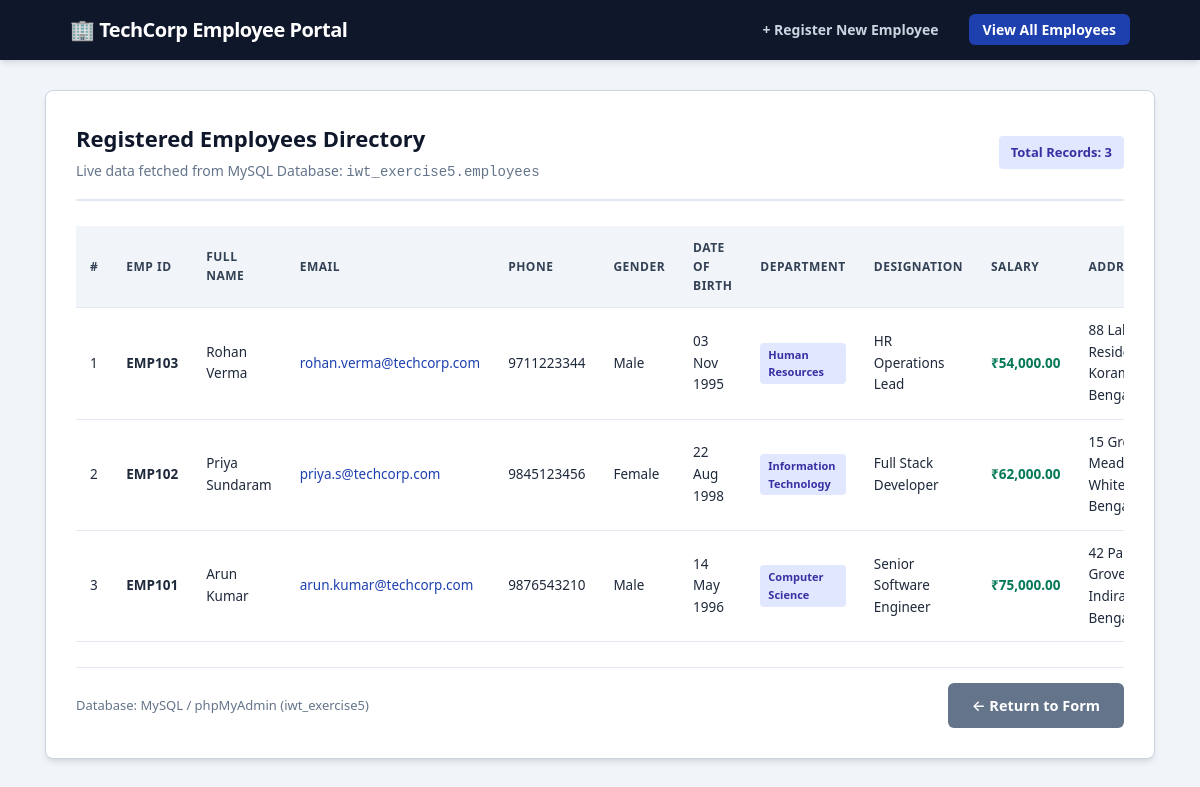
Screenshot of /view_employees.php with the database file from the repository.
### tables this page shows
CREATE TABLE `employees` (
    `id` INT AUTO_INCREMENT PRIMARY KEY,
    `emp_id` VARCHAR(20) NOT NULL UNIQUE,
    `full_name` VARCHAR(100) NOT NULL,
    `email` VARCHAR(100) NOT NULL UNIQUE,
    `phone` VARCHAR(15) NOT NULL,
    `gender` ENUM('Male', 'Female', 'Other') NOT NULL,
    `dob` DATE NOT NULL,
    `department` VARCHAR(50) NOT NULL,
    `designation` VARCHAR(60) NOT NULL,
    `salary` DECIMAL(10, 2) NOT NULL,
    `address` TEXT NOT NULL,
    `created_at` TIMESTAMP DEFAULT CURRENT_TIMESTAMP
);

### view_employees.php (the view, shortened to what this page needs)
<?php
require_once 'db.php';
$query = "SELECT * FROM employees ORDER BY id DESC";
$result = $conn->query($query);
$total_employees = $result ? $result->num_rows : 0;
?>
<!DOCTYPE html>
<html lang="en">
<head>
    <link rel="stylesheet" href="style.css">
</head>
<body>
    <header class="navbar">
        <div class="nav-container">
            <a href="index.php" class="brand">🏢 TechCorp Employee Portal</a>
            <ul class="nav-links">
                <li><a href="index.php">+ Register New Employee</a></li>
                <li><a href="view_employees.php" class="active">View All Employees</a></li>
            </ul>
        </div>
    </header>
    <div class="container container-wide">
        <div class="card">
            <div class="card-header" style="display: flex; justify-content: space-between; align-items: center; flex-wrap: wrap; gap: 10px;">
                <div>
                    <h2>Registered Employees Directory</h2>
                    <p>Live data fetched from MySQL Database: <code>iwt_exercise5.employees</code></p>
                </div>
                <div>
                    <span class="badge-tag" style="font-size: 13px; padding: 6px 12px;">Total Records: <?php echo $total_employees; ?></span>
                </div>
            </div>
            <?php if ($total_employees > 0): ?>
                <div class="table-responsive">
                    <table class="data-table">
                        <thead>
                            <tr>
                                <th>#</th>
                                <th>Emp ID</th>
                                <th>Full Name</th>
                                <th>Email</th>
                                <th>Phone</th>
                                <th>Gender</th>
                                <th>Date of Birth</th>
                                <th>Department</th>
                                <th>Designation</th>
                                <th>Salary</th>
                                <th>Address</th>
                            </tr>
                        </thead>
                        <tbody>
                            <?php
                            $count = 1;
                            while ($row = $result->fetch_assoc()):
                            ?>
                                <tr>
                                    <td><?php echo $count++; ?></td>
                                    <td><strong><?php echo htmlspecialchars($row['emp_id']); ?></strong></td>
                                    <td><?php echo htmlspecialchars($row['full_name']); ?></td>
                                    <td><a href="mailto:<?php echo htmlspecialchars($row['email']); ?>" style="color: var(--primary); text-decoration: none;"><?php echo htmlspecialchars($row['email']); ?></a></td>
                                    <td><?php echo htmlspecialchars($row['phone']); ?></td>
                                    <td><?php echo htmlspecialchars($row['gender']); ?></td>
                                    <td><?php echo htmlspecialchars(date('d M Y', strtotime($row['dob']))); ?></td>
                                    <td><span class="badge-tag"><?php echo htmlspecialchars($row['department']); ?></span></td>
                                    <td><?php echo htmlspecialchars($row['designation']); ?></td>
                                    <td class="salary-tag">&#8377;<?php echo number_format($row['salary'], 2); ?></td>
                                    <td style="max-width: 200px;"><?php echo htmlspecialchars($row['address']); ?></td>
                                </tr>
                            <?php endwhile; ?>
                        </tbody>
                    </table>
                </div>
            <?php endif; ?>
            <div style="margin-top: 25px; padding-top: 15px; border-top: 1px solid #e2e8f0; display: flex; justify-content: space-between; align-items: center; flex-wrap: wrap;">
                <span style="font-size: 13px; color: var(--text-muted);">Database: MySQL / phpMyAdmin (iwt_exercise5)</span>
                <a href="index.php" class="btn btn-secondary">&larr; Return to Form</a>
            </div>
        </div>
    </div>
</body>
</html>

### style.css (style rules this page uses)
:root { --primary: #1e40af; --primary-hover: #1d4ed8; --secondary: #0f172a; --success: #16a34a; --success-bg: #dcfce7; --danger: #dc2626; --danger-bg: #fee2e2; --bg-page: #f1f5f9; --bg-card: #ffffff; --text-main: #1e293b; --text-muted: #64748b; --border: #cbd5e1; --radius: 8px; --shadow: 0 4px 6px -1px rgba(0, 0, 0, 0.1), 0 2px 4px -2px rgba(0, 0, 0, 0.05); }
* { box-sizing: border-box; margin: 0; padding: 0; }
body { font-family: 'Segoe UI', system-ui, -apple-system, sans-serif; background-color: var(--bg-page); color: var(--text-main); line-height: 1.6; padding-bottom: 50px; }
.navbar { background-color: var(--secondary); color: #ffffff; padding: 14px 0; box-shadow: var(--shadow); }
.nav-container { max-width: 1100px; margin: 0 auto; padding: 0 20px; display: flex; justify-content: space-between; align-items: center; flex-wrap: wrap; gap: 15px; }
.brand { font-size: 20px; font-weight: 700; letter-spacing: -0.5px; color: #ffffff; text-decoration: none; }
.nav-links { display: flex; gap: 16px; list-style: none; }
.nav-links a { color: #cbd5e1; text-decoration: none; font-weight: 600; font-size: 14px; padding: 6px 14px; border-radius: 6px; transition: all 0.2s; }
.nav-links a:hover, .nav-links a.active { background: var(--primary); color: #ffffff; }
.container { max-width: 900px; margin: 30px auto; padding: 0 20px; }
.container-wide { max-width: 1150px; }
.card { background: var(--bg-card); border-radius: var(--radius); padding: 30px; box-shadow: var(--shadow); border: 1px solid var(--border); }
.card-header { border-bottom: 2px solid #e2e8f0; padding-bottom: 15px; margin-bottom: 25px; }
.card-header h2 { font-size: 22px; color: var(--secondary); }
.card-header p { color: var(--text-muted); font-size: 14px; margin-top: 4px; }
.btn { padding: 11px 24px; font-size: 14.5px; font-weight: 600; border-radius: 6px; cursor: pointer; border: none; transition: all 0.2s; text-decoration: none; display: inline-flex; align-items: center; gap: 6px; }
.btn-secondary { background-color: #64748b; color: #ffffff; }
.table-responsive { overflow-x: auto; margin-top: 15px; }
table.data-table { width: 100%; border-collapse: collapse; font-size: 13.5px; }
table.data-table th, table.data-table td { padding: 12px 14px; border-bottom: 1px solid #e2e8f0; text-align: left; }
table.data-table th { background-color: #f1f5f9; color: #334155; font-weight: 700; text-transform: uppercase; font-size: 12px; letter-spacing: 0.5px; }
.badge-tag { display: inline-block; padding: 3px 8px; font-size: 11px; font-weight: 700; border-radius: 4px; background: #e0e7ff; color: #3730a3; }
.salary-tag { font-weight: 700; color: #047857; }

### rows the page displays
employees: emp "EMP103", full_name "Rohan Verma", email "rohan.verma@techcorp.com", phone "9711223344", gender "Male", dob "03 Nov 1995", department "Human Resources", designation "HR Operations Lead", salary "54,000.00", address "88…"
employees: emp "EMP102", full_name "Priya Sundaram", email "priya.s@techcorp.com", phone "9845123456", gender "Female", dob "22 Aug 1998", department "Information Technology", designation "Full Stack Developer", salary "62,000.00", address "15…"
employees: emp "EMP101", full_name "Arun Kumar", email "arun.kumar@techcorp.com", phone "9876543210", gender "Male", dob "14 May 1996", department "Computer Science", designation "Senior Software Engineer", salary "75,000.00", address "42…"

### other values shown
$total_employees "3"
